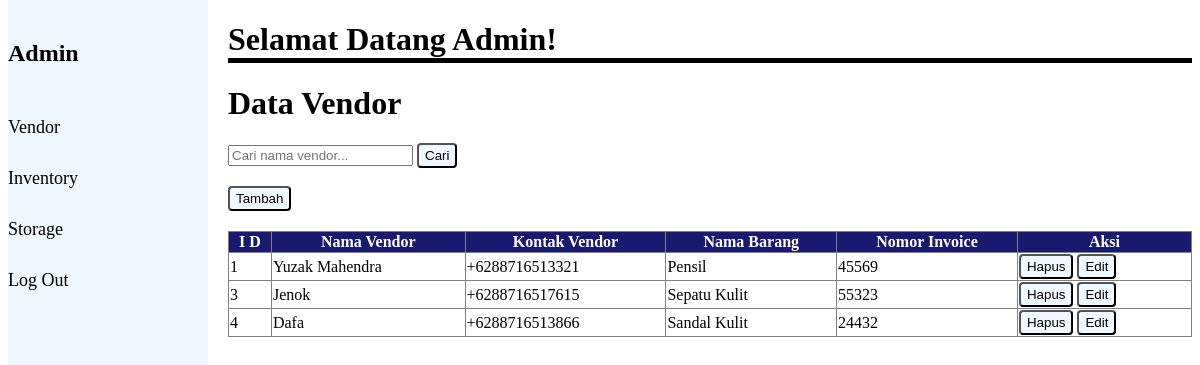
The app's page /vendor.php with its own data.
### tables this page shows
CREATE TABLE `vendor` (
  `id` int(20) NOT NULL,
  `nama` varchar(35) NOT NULL,
  `kontak` varchar(35) NOT NULL,
  `nama_barang` varchar(35) NOT NULL,
  `nomor_invoice` int(20) NOT NULL
);

### vendor.php (the view, shortened to what this page needs)
<!DOCTYPE html>
<html lang="en">
<head>
</head>
<body>
    <?php include "sidebar.php";?>
    <?php include "header.php";?>
    <div class="content">
        <h1>Data Vendor</h1>
        <form method="GET" action="">
            <input type="text" name="search" placeholder="Cari nama vendor..." value="<?php echo isset($_GET['search']) ? $_GET['search'] : ''; ?>">
            <button type="submit">Cari</button>
        </form><br>
        <table border="1">
            <thead>
                <tr>
                    <th>I D</th>
                    <th>Nama Vendor</th>
                    <th>Kontak Vendor</th>
                    <th>Nama Barang</th>
                    <th>Nomor Invoice</th>
                    <th>Aksi</th>
                </tr>
            </thead>
            <tbody>
                <?php
                include "koneksi.php";
                $search = isset($_GET['search']) ? mysqli_real_escape_string($kon, $_GET['search']) : '';
                $sql = "SELECT * FROM vendor
                WHERE vendor.nama LIKE '%$search%'
                ORDER BY vendor.id";
                $hsl = mysqli_query($kon, $sql);
                if($hsl -> num_rows > 0 ){
                    while($data = mysqli_fetch_assoc($hsl)){
                        echo "<tr>";
                        echo "<td>{$data['id']}</td>";
                        echo "<td>{$data['nama']}</td>";
                        echo "<td>{$data['kontak']}</td>";
                        echo "<td>{$data['nama_barang']}</td>";
                        echo "<td>{$data['nomor_invoice']}</td>";
                        echo "<td><a href='CRUD/dlt_vendor.php?id={$data['id']}' onclick='return confirm(\"Yakin Hapus?\")'><button>Hapus</button></a>
                        <a href='CRUD/edit_vendor.php?id={$data['id']}'><button>Edit</button</a></td>";
                        echo "</tr>";
                    }
                }
                ?>
            </tbody>
            <a href="CRUD/tambah_vendor.php">
                <button>Tambah</button>
            </a>
        </table>
    </div>
</body>
</html>

### admin.css (style rules this page uses)
.content { margin-left: 220px; position: relative; }
table { width: 100%; margin-top: 20px; border-collapse: collapse; }
tr th { background-color: midnightblue; color: white; }
button { background-color: aliceblue; border-radius: 4px; height: 25px; }

### records on screen
vendor: id "1", nama "Yuzak Mahendra", kontak "+6288716513321", nama_barang "Pensil", nomor_invoice "45569"
vendor: id "3", nama "Jenok", kontak "+6288716517615", nama_barang "Sepatu Kulit", nomor_invoice "55323"
vendor: id "4", nama "Dafa", kontak "+6288716513866", nama_barang "Sandal Kulit", nomor_invoice "24432"
